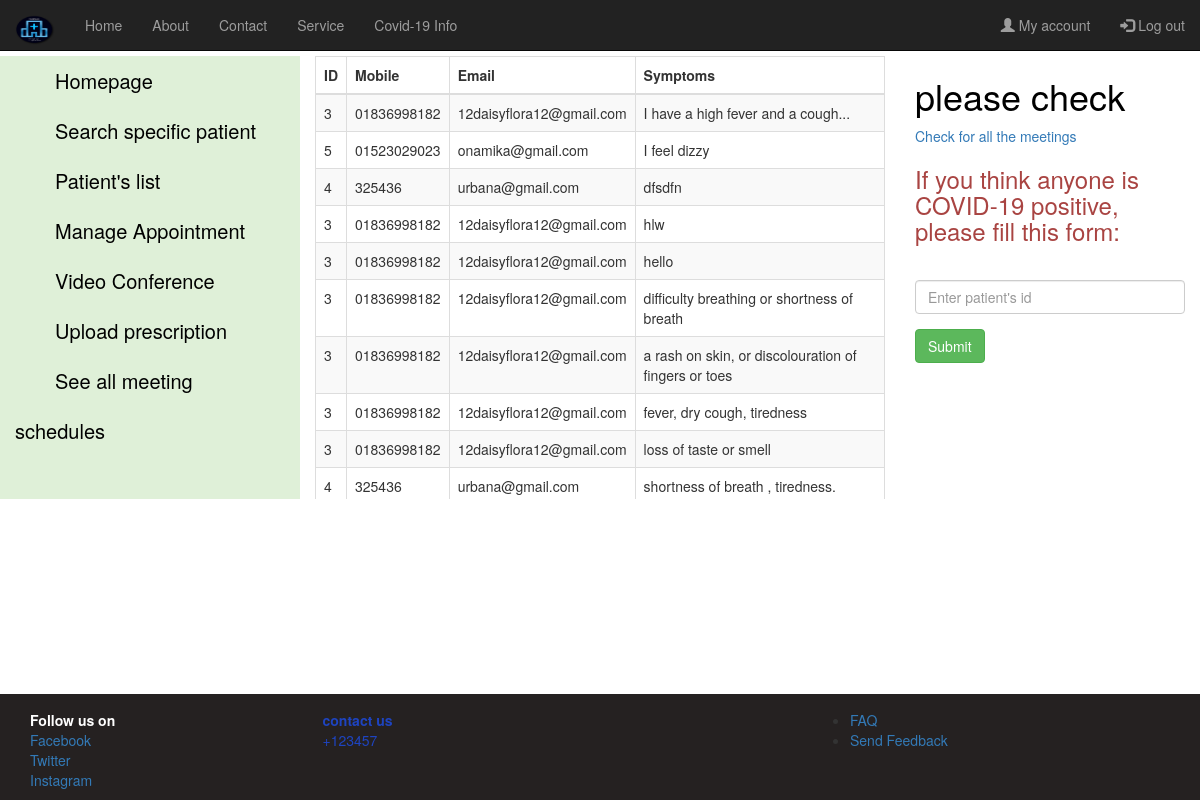
Page /covidPatientforDoc.php (signed in) on the committed database.
### tables this page shows
CREATE TABLE `covid` (
  `id` int(11) NOT NULL,
  `patient_id` int(11) NOT NULL,
  `patient_name` varchar(255) NOT NULL,
  `patient_email` varchar(255) NOT NULL,
  `patient_phn` varchar(255) NOT NULL,
  `Problem` text NOT NULL
);

### covidPatientforDoc.php (the view, shortened to what this page needs)
<?php
$conn = mysqli_connect('localhost','root','','hospital_management_system');
$sql= "SELECT * FROM covid ";
$result = mysqli_query($conn, $sql);
 ?>
<!DOCTYPE html>
<html lang="en">
<head>
  <link rel="stylesheet" href="https://maxcdn.bootstrapcdn.com/bootstrap/3.4.1/css/bootstrap.min.css">
  <link rel="stylesheet" href="covidPatientforDoc.css">
</head>
<body>
<nav class="navbar navbar-inverse navbar-fixed-top">
  <div class="container-fluid">
    <div class="navbar-header">
      <a class="navbar-brand" href="hospital_demo1.html">
        <img src="image/brand.png" alt="Hospital logo" width="40px" height="30px">
      </a>
    </div>
    <ul class="nav navbar-nav">
      <li><a href="index.php">Home</a></li>
      <li><a href="aboutUs.php">About</a></li>
      <li><a href="contact.php">Contact</a></li>
      <li><a href="service.php">Service</a></li>
      <li><a href="covidInfo.php">Covid-19 Info</a></li>
    </ul>
    <ul class="nav navbar-nav navbar-right">
       <li> <a href="myAccountDoctor.php"> <span class="glyphicon glyphicon-user"></span> My account </a> </li>
       <li> <a href="logout.php"> <span class="glyphicon glyphicon-log-in"></span> Log out </a>  </li>
    </ul>
  </div>
</nav>
<div class="mainbody">
  <div class="container-fluid">
    <div class="row">
      <br><br>
      <div id="sidebar" class="col-md-3 bg-success">
        <ul class="list-unstyled">
            <li> <a id="option2" href="homepageDoctor.php">Homepage</a> </li>
          <li> <a id="option1" href="searchPatient.php">Search specific patient</a> </li>
          <li> <a id="option2" href="showPatientList.php">Patient's list</a> </li>
          <li> <a id="option3" href="manageAppointmentDoctor.php">Manage Appointment</a> </li>
          <li> <a id="option5" href="videoConfaDoctor.php">Video Conference</a> </li>
          <li> <a id="option1" href="uploadPrescription.php">Upload prescription</a> </li>
          <li> <a id="option1" href="seeAllMeetings.php">See all meeting schedules</a> </li>
        </ul>
      </div>
      <div class="col-md-6 lists">
        <div class="listss">
          <table class="table table-bordered table-hover table-striped">
            <thead>
              <tr>
              <th>ID </th>
              <th>Mobile</th>
              <th>Email</th>
              <th>Symptoms</th>
            </tr>
            </thead>
            <tbody>
                <?php while($row= mysqli_fetch_assoc($result)) { ?>
              <tr>
                <td> <?php echo $row['patient_id'] ?> </td>
                <td> <?php echo $row['patient_phn'] ?> </td>
                <td> <?php echo $row['patient_email'] ?> </td>
                <td> <?php echo $row['Problem'] ?> </td>
              </tr>
            <?php }
            ?>
            </tbody>
          </table>
        </div>
      </div>
      <div class="col-md-3">
        <h1>please check</h1>
        <a href="seeAllMeetings.php">Check for all the meetings</a>
        <br>
        <h3 class="text-danger">If you think anyone is COVID-19 positive, please fill this form:</h3>
        <form action="" method="post">
          <div class="form-group">
            <label id="pid"  for="id">Patient Id:</label>
            <input required type="number" class="form-control" id="name" placeholder="Enter patient's id"   name="id">
          </div>
          <button id="b1" type="submit" name="done" class="btn btn-success">Submit</button>
        </form>
      </div>
    </div>
  </div>
</div>
<div class="footer">
  <div class="container-fluid">
    <div class="container">
      <div class="row">
        <div class="col-md-3">
          <strong>Follow us on</strong> <br>
          <ul class="list-unstyled">
            <li> <a href="https://web.facebook.com/morsalina.kowmi/"> Facebook</a> </li>
            <li> <a href="#"> Twitter</a> </li>
            <li> <a href="#"> Instagram</a> </li>
          </ul>
        </div>
        <div class="col-md-5">
          <strong>contact us </strong> <br>
          +123457 <br>
      </div>
      <div class="col-md-4">
        <ul>
          <li> <a href="FAQ.php"> FAQ </a> </li>
          <li> <a href="#">Send Feedback</a> </li>
        </ul>
      </div>
    </div>
  </div>
</div>
</div>
</body>
</html>

### covidPatientforDoc.css (style rules this page uses)
.mainbody { width: 100%; height: calc(100vh - 106px); }
#sidebar { height: 443px; }
#option1 { font-size: 20px; font-weight: 200; color: black; line-height: 50px; margin-left: 40px; margin-top: 30px; margin-bottom: 70px; }
#option2 { font-size: 20px; font-weight: 200; color: black; line-height: 50px; margin-left: 40px; margin-top: 30px; margin-bottom: 70px; }
#option3 { font-size: 20px; font-weight: 200; color: black; line-height: 50px; margin-left: 40px; margin-top: 30px; margin-bottom: 70px; }
#option5 { font-size: 20px; font-weight: 200; color: black; line-height: 50px; margin-left: 40px; margin-top: 30px; margin-bottom: 70px; }
.lists { overflow-y: scroll; height: 443px; position: relative; background-color: #FFFFFF; }
h1 { color: black; }
.footer { background-color: #252121; }
.row { margin-top: 16px; }
.col-md-3 { color:white; }
.col-md-5 { color: #1E44C0; }

### rows in the picture
covid: patient "3", patient_phn "01836998182", patient_email "12daisyflora12@gmail.com", Problem "I have a high fever and a cough..."
covid: patient "5", patient_phn "01523029023", patient_email "onamika@gmail.com", Problem "I feel dizzy"
covid: patient "4", patient_phn "325436", patient_email "urbana@gmail.com", Problem "dfsdfn"
covid: patient "3", patient_phn "01836998182", patient_email "12daisyflora12@gmail.com", Problem "hlw"
covid: patient "3", patient_phn "01836998182", patient_email "12daisyflora12@gmail.com", Problem "hello"
covid: patient "3", patient_phn "01836998182", patient_email "12daisyflora12@gmail.com", Problem "difficulty breathing or shortness of breath"
covid: patient "3", patient_phn "01836998182", patient_email "12daisyflora12@gmail.com", Problem "a rash on skin, or discolouration of fingers or toes"
covid: patient "3", patient_phn "01836998182", patient_email "12daisyflora12@gmail.com", Problem "fever, dry cough, tiredness"
covid: patient "3", patient_phn "01836998182", patient_email "12daisyflora12@gmail.com", Problem "loss of taste or smell"
covid: patient "4", patient_phn "325436", patient_email "urbana@gmail.com", Problem "shortness of breath , tiredness."
